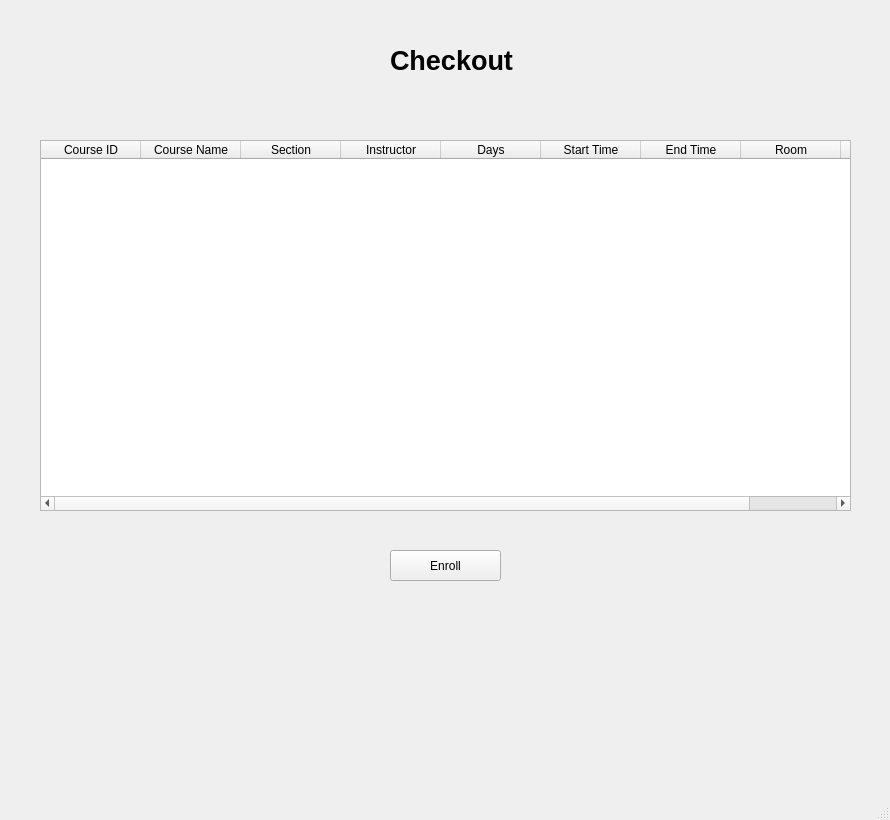
<?xml version="1.0" encoding="UTF-8"?>
<ui version="4.0">
 <class>view_schedule_window</class>
 <widget class="QMainWindow" name="view_schedule_window">
  <property name="geometry">
   <rect>
    <x>0</x>
    <y>0</y>
    <width>890</width>
    <height>820</height>
   </rect>
  </property>
  <property name="windowTitle">
   <string>Checkout</string>
  </property>
  <widget class="QWidget" name="centralwidget">
   <widget class="QLabel" name="label">
    <property name="geometry">
     <rect>
      <x>80</x>
      <y>170</y>
      <width>47</width>
      <height>14</height>
     </rect>
    </property>
    <property name="text">
     <string/>
    </property>
   </widget>
   <widget class="QTableWidget" name="schedule_table_widget">
    <property name="geometry">
     <rect>
      <x>40</x>
      <y>140</y>
      <width>811</width>
      <height>371</height>
     </rect>
    </property>
    <column>
     <property name="text">
      <string>Course ID</string>
     </property>
    </column>
    <column>
     <property name="text">
      <string>Course Name</string>
     </property>
    </column>
    <column>
     <property name="text">
      <string>Section</string>
     </property>
    </column>
    <column>
     <property name="text">
      <string>Instructor</string>
     </property>
    </column>
    <column>
     <property name="text">
      <string>Days</string>
     </property>
    </column>
    <column>
     <property name="text">
      <string>Start Time</string>
     </property>
    </column>
    <column>
     <property name="text">
      <string>End Time</string>
     </property>
    </column>
    <column>
     <property name="text">
      <string>Room</string>
     </property>
    </column>
    <column>
     <property name="text">
      <string>Status</string>
     </property>
    </column>
   </widget>
   <widget class="QLabel" name="schedule_label">
    <property name="geometry">
     <rect>
      <x>390</x>
      <y>40</y>
      <width>161</width>
      <height>41</height>
     </rect>
    </property>
    <property name="font">
     <font>
      <family>Nirmala UI</family>
      <pointsize>20</pointsize>
      <bold>true</bold>
      <kerning>false</kerning>
     </font>
    </property>
    <property name="text">
     <string>Checkout</string>
    </property>
   </widget>
   <widget class="QPushButton" name="enroll_button">
    <property name="geometry">
     <rect>
      <x>390</x>
      <y>550</y>
      <width>111</width>
      <height>31</height>
     </rect>
    </property>
    <property name="text">
     <string>Enroll</string>
    </property>
   </widget>
  </widget>
  <widget class="QStatusBar" name="statusbar"/>
 </widget>
 <resources/>
 <connections/>
</ui>
